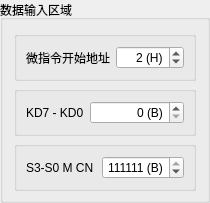
        <widget class="QGroupBox" name="input_box">
         <property name="title">
          <string>数据输入区域</string>
         </property>
         <layout class="QVBoxLayout" name="verticalLayout_2">
          <property name="spacing">
           <number>5</number>
          </property>
          <property name="bottomMargin">
           <number>9</number>
          </property>
          <item>
           <widget class="QGroupBox" name="micro_start_set_box">
            <property name="flat">
             <bool>true</bool>
            </property>
            <layout class="QHBoxLayout" name="horizontalLayout_2">
             <item>
              <widget class="QLabel" name="micro_start_set_label">
               <property name="text">
                <string>微指令开始地址</string>
               </property>
               <property name="buddy">
                <cstring>micro_start_set_box</cstring>
               </property>
              </widget>
             </item>
             <item>
              <widget class="QSpinBox" name="micro_start_spb">
               <property name="wrapping">
                <bool>false</bool>
               </property>
               <property name="alignment">
                <set>Qt::AlignRight|Qt::AlignTrailing|Qt::AlignVCenter</set>
               </property>
               <property name="buttonSymbols">
                <enum>QAbstractSpinBox::UpDownArrows</enum>
               </property>
               <property name="specialValueText">
                <string/>
               </property>
               <property name="suffix">
                <string> (H)</string>
               </property>
               <property name="maximum">
                <number>255</number>
               </property>
               <property name="value">
                <number>2</number>
               </property>
               <property name="displayIntegerBase">
                <number>16</number>
               </property>
              </widget>
             </item>
            </layout>
           </widget>
          </item>
          <item>
           <widget class="QGroupBox" name="switch_input_box">
            <property name="flat">
             <bool>true</bool>
            </property>
            <layout class="QHBoxLayout" name="horizontalLayout_3">
             <item>
              <widget class="QLabel" name="switch_input_label">
               <property name="text">
                <string>KD7 - KD0</string>
               </property>
               <property name="buddy">
                <cstring>switch_input_box</cstring>
               </property>
              </widget>
             </item>
             <item>
              <widget class="QSpinBox" name="switch_spb">
               <property name="alignment">
                <set>Qt::AlignRight|Qt::AlignTrailing|Qt::AlignVCenter</set>
               </property>
               <property name="suffix">
                <string> (B)</string>
               </property>
               <property name="maximum">
                <number>255</number>
               </property>
               <property name="value">
                <number>0</number>
               </property>
               <property name="displayIntegerBase">
                <number>2</number>
               </property>
              </widget>
             </item>
            </layout>
           </widget>
          </item>
          <item>
           <widget class="QGroupBox" name="alu_cmd_input_box">
            <property name="flat">
             <bool>true</bool>
            </property>
            <property name="checkable">
             <bool>false</bool>
            </property>
            <layout class="QHBoxLayout" name="horizontalLayout">
             <item>
              <widget class="QLabel" name="alu_cmd_input_label">
               <property name="text">
                <string>S3-S0 M CN</string>
               </property>
               <property name="buddy">
                <cstring>alu_cmd_input_box</cstring>
               </property>
              </widget>
             </item>
             <item>
              <widget class="QSpinBox" name="alu_cmd_spb">
               <property name="alignment">
                <set>Qt::AlignRight|Qt::AlignTrailing|Qt::AlignVCenter</set>
               </property>
               <property name="suffix">
                <string> (B)</string>
               </property>
               <property name="maximum">
                <number>63</number>
               </property>
               <property name="value">
                <number>63</number>
               </property>
               <property name="displayIntegerBase">
                <number>2</number>
               </property>
              </widget>
             </item>
            </layout>
           </widget>
          </item>
         </layout>
        </widget>
